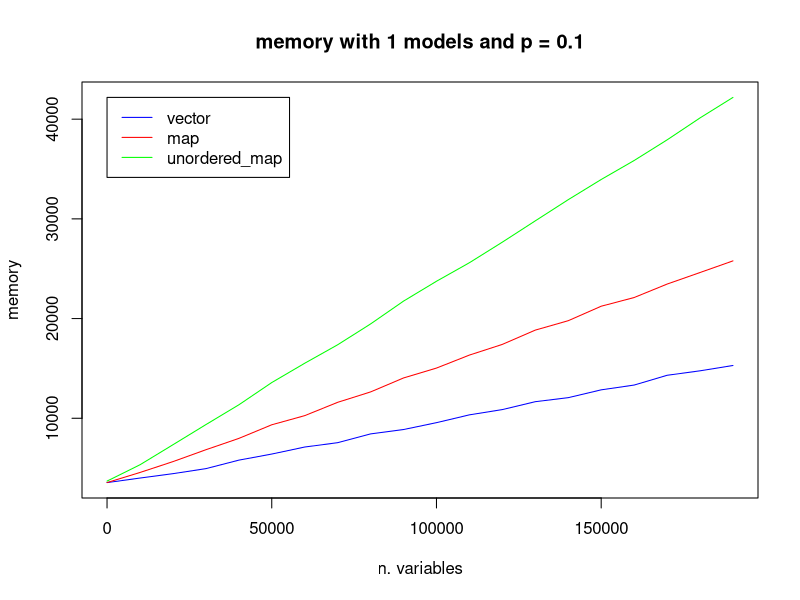
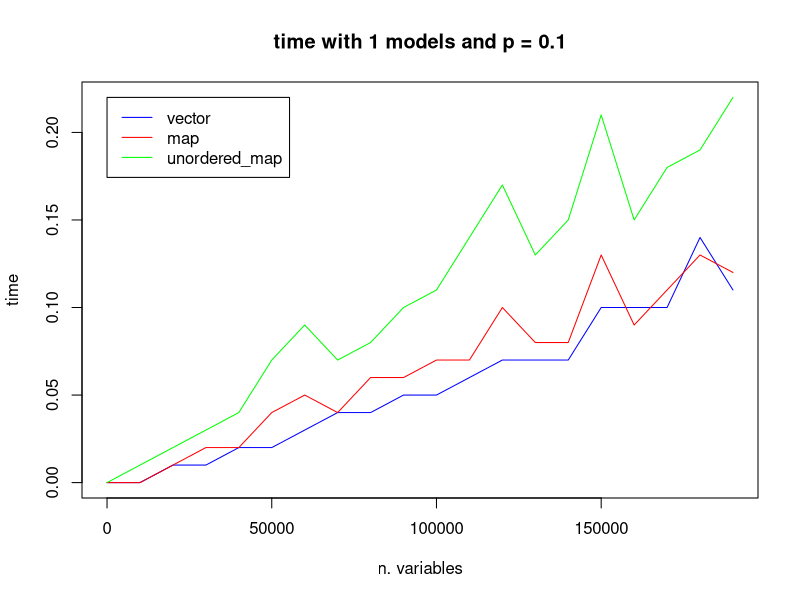
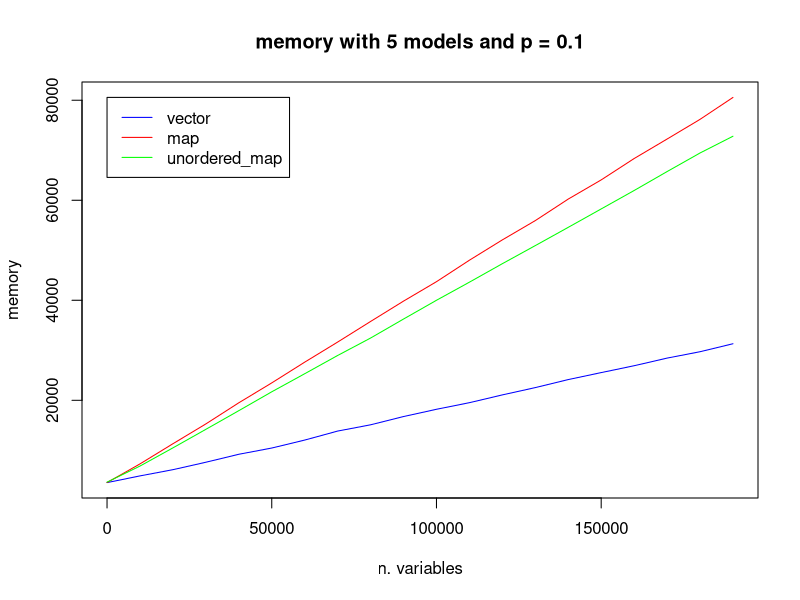
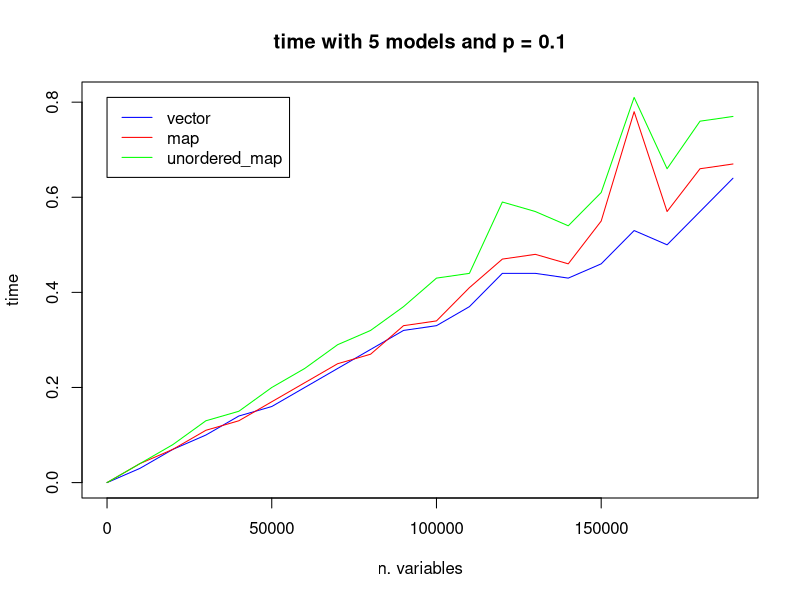
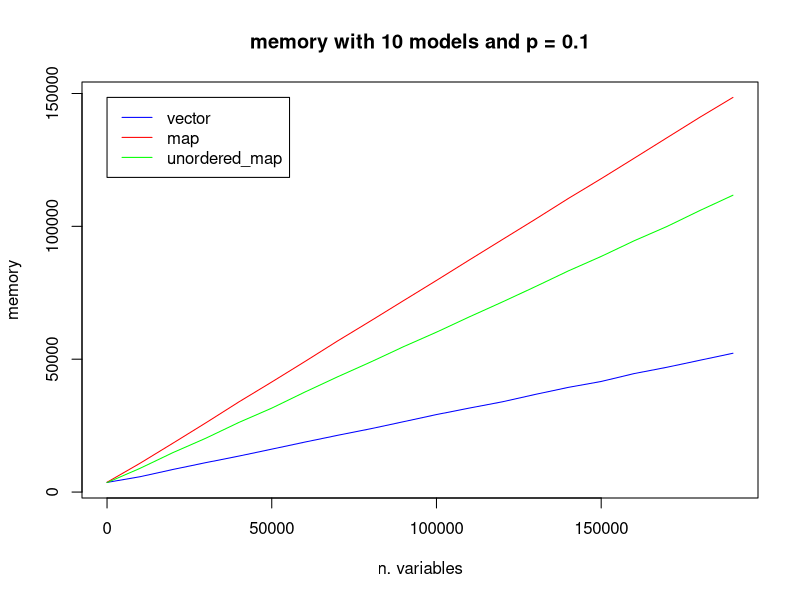
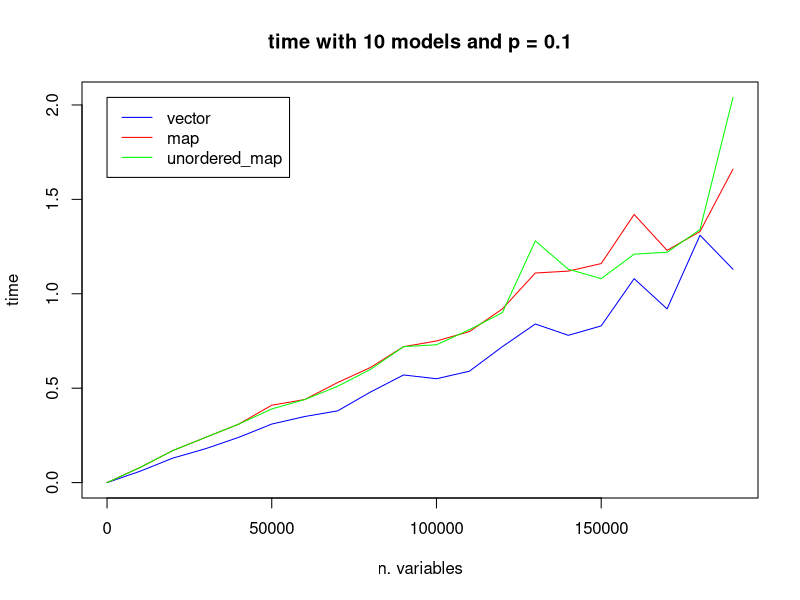
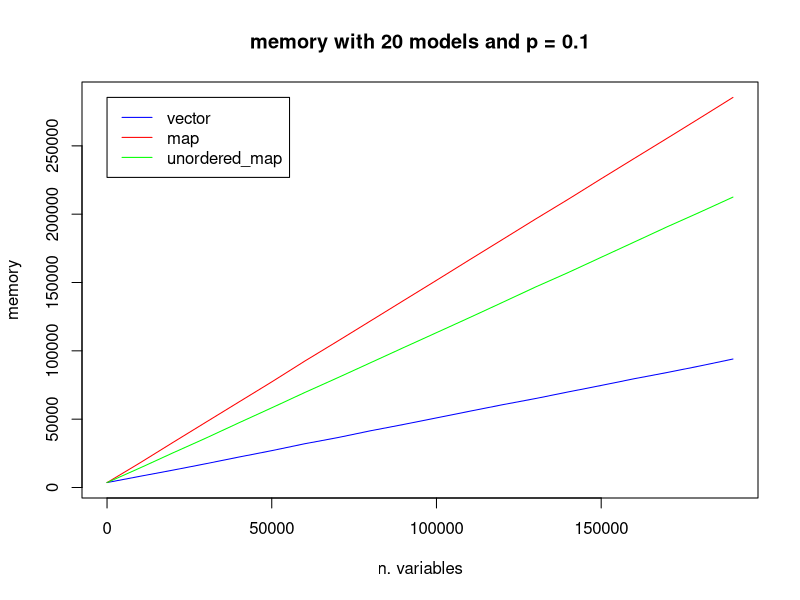
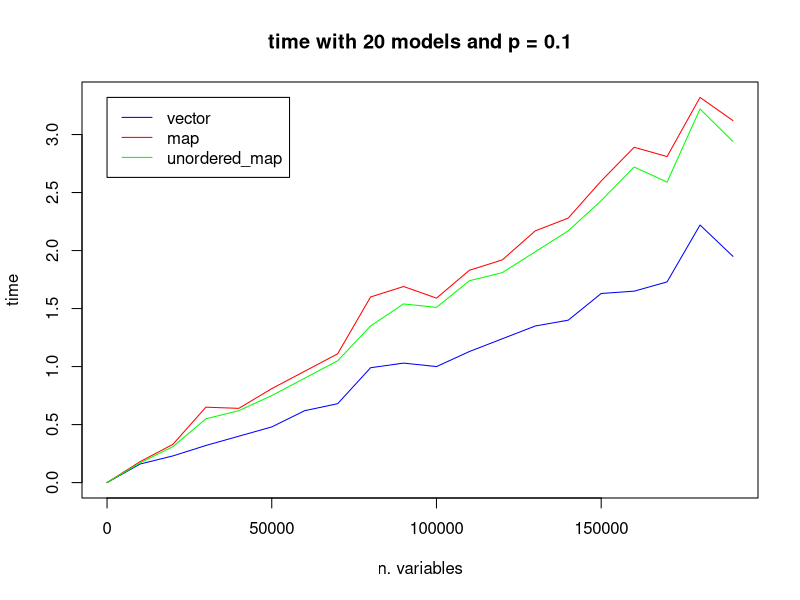

Reproduce these figures in R, in order.
## ---- chunk 1
library(rmarkdown)
library(kableExtra)
## ---- chunk 2
dataset = read.csv("result.csv", header = FALSE, sep = ";")
colnames(dataset) = c("method", "n_models", "n_variables", "odds_to_be_in_model", "value", "time", "memory")
## ---- chunk 3
paged_table(dataset)
## ---- chunk 4
create_plot = function (n_models, odds_to_be_in_model, criteria) {
  
  data = dataset[dataset$n_models == n_models & dataset$odds_to_be_in_model == odds_to_be_in_model,]
  
  with_vector = data[data$method == "with_vector",]
  with_map = data[data$method == "with_map",]
  with_unordered_map = data[data$method == "with_unordered_map",]
  
  ymin = min( data[,criteria] )
  ymax = max( data[,criteria] )
  
  plot(with_vector$n_variables, with_vector[,criteria], type = "l", col = "blue", ylim = c(ymin, ymax), main = paste(criteria, "with", n_models, "models and p =", odds_to_be_in_model), xlab = "n. variables", ylab = criteria)
  lines(with_map$n_variables, with_map[,criteria], col = "red")
  lines(with_unordered_map$n_variables, with_unordered_map[,criteria], col = "green")
  legend(0, ymax, c("vector", "map", "unordered_map"), col = c("blue", "red", "green"), lwd = 1)
}

for (odds_to_be_in_model in unique(dataset$odds_to_be_in_model)) {
  for (n_models in unique(dataset$n_models)) {
    for (criteria in c("memory", "time")) {
      create_plot(n_models, odds_to_be_in_model, criteria)
    }
  }
}
